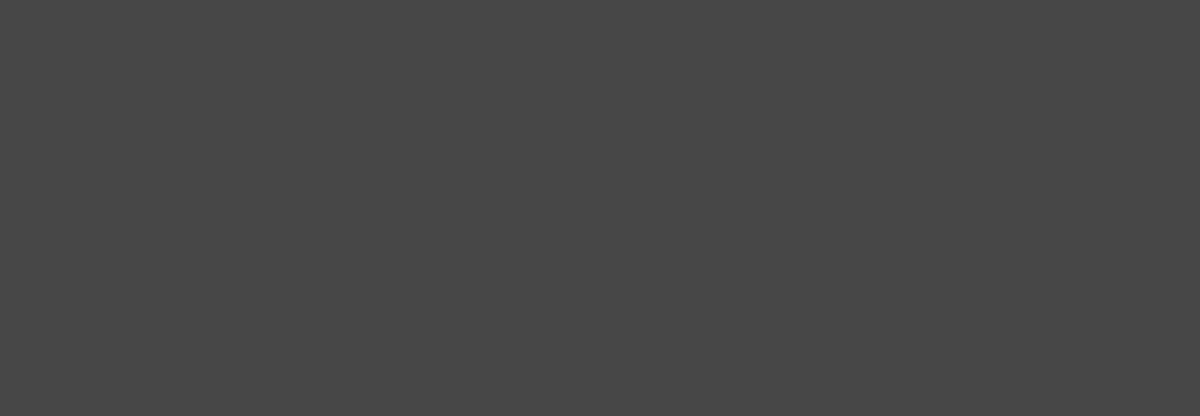
Frame 1 (no input)
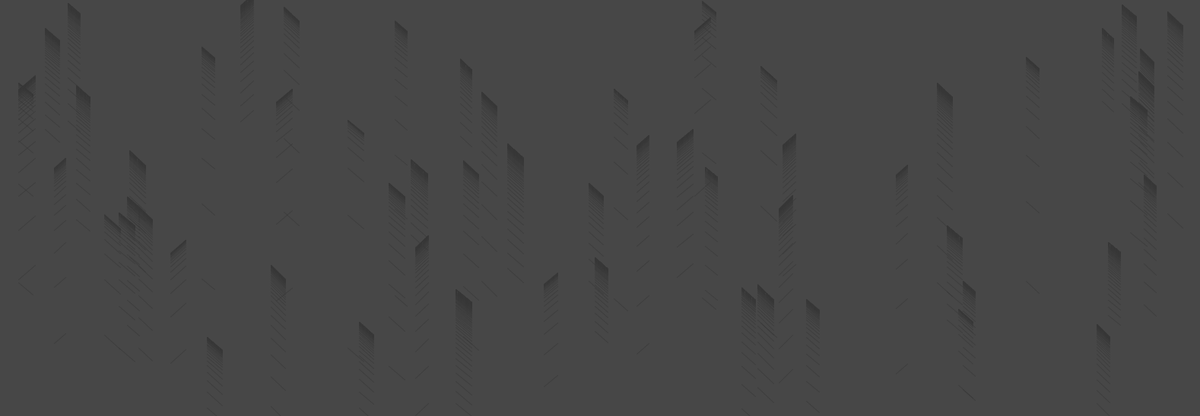
Frame 60 (the mouse pressed at the canvas centre just before this capture)
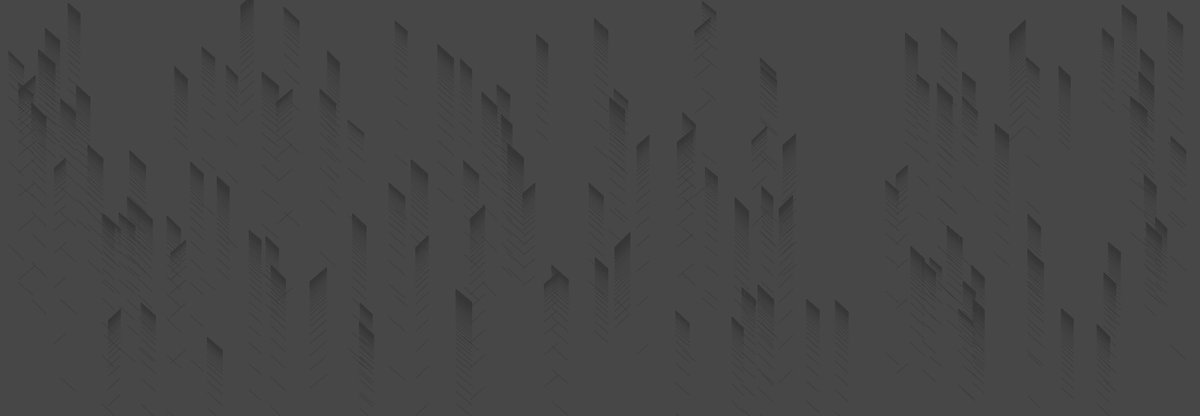
Frame 120 (the mouse held since frame 60 and released just before this capture)

The Processing sketch that drew these frames (run headless with seeded random() and noise(); from frame 60 on, the mouse is pressed at the canvas centre):

// Processing sketch: codi
// ── codi.pde
int colors[] = {#474747, #363636, #A8A7A7, #CC527A, #E8175D};

color c1 = colors[0];
color c2 = colors[1];
color c3 = colors[2];
color c4 = colors[3];
color c5 = colors[4];

int numcc = 1;

int midaw = 15;
int midah = 15;
float gruix = 1;
float posX, posY;
float angle = random(40,45);
int signeangle = 1;

// pareto distribution
float alfa = 2;
float xm = random(0.2,2);
float x = xm;
float salt = 0.12;
float num, denom, fx;
float fx0;

boolean brects = true;

void setup() {
  size(1578,548); // 789.94 x 274.32 cm = 9' x 25'11"
  background(colors[0]);
}

void draw() {
  while(fx > 0.01){
    //println("dins while at " + frameCount + "fx " + fx);
    pushMatrix();
    translate(posX,posY);
    float num = (alfa*pow(xm,alfa));
    float denom = pow(x,alfa+1);
    fx = num/denom;
    //println("fx: " + fx);
    x = x + salt;
    
    pushMatrix();
    translate(0,midah*fx);
    rotate(radians(angle));
    gruix = map(fx, 2,0, 4,1);
    //fill(colors[numcc],150);
    //noStroke();
    //line4(0,0, midaw,0, gruix);
    //stroke(lerpColor(colors[numcc],colors[(numcc+1)%5],map(fx,0,fx0,0.,1.)),150);
    stroke(colors[numcc], 150);
    line(0,0, midaw,0);
    popMatrix();
    
    popMatrix();
  }
  if(brects) nouRect(random(0,width-midaw), random(0,height-midah)); 
}

void mousePressed(){
  if(mouseButton == LEFT){
    nouRect(mouseX,mouseY);
  }
  if(mouseButton == RIGHT){
    fill(colors[numcc],150);
    nouCercle(mouseX,mouseY);
  }
}

void keyPressed() {
  if (key == 'p') noLoop();
  else if (key == 'l') loop();
  else if (key == '+') desplacaColorsEndavant();
  else if (key == '-') desplacaColorsEnrera();
  else if (key == ' ') {
    pantallazo();
  }
  else if(key == 'b'){
    background(colors[0]);
  }
  else if(key == '0'){
    // efectePaperSVG(80);
    brects = !brects;
  }
  else if(key == 'n'){
    numcc++;
    if(numcc > 4) numcc = 0;
  }
}

void desplacaColorsEndavant(){
  color cc = c1;
  c1 = c2;
  c2 = c3;
  c3 = c4;
  c4 = c5;
  c5 = cc; 
  colors[0] = c1;
  colors[1] = c2;
  colors[2] = c3;
  colors[3] = c4;
  colors[4] = c5;
}

void desplacaColorsEnrera(){
  color cc = c5;
  c5 = c4;
  c4 = c3;
  c3 = c2;
  c2 = c1;
  c1 = cc;
  colors[0] = c1;
  colors[1] = c2;
  colors[2] = c3;
  colors[3] = c4;
  colors[4] = c5;
}

void pantallazo(){
  String d = year() + "_" + nf(month(),2) + "_"  + nf(day(),2) + "_";
  d = d + nf(hour(),2) + "_"  + nf(minute(),2) + "_"  + nf(second(),2);
  
  String filename = "./../captures/mural" + d + ".png";
  println("  --- pantallazo capturat");
  save(filename);
}
void nouRect(float px, float py){
  //println("nouRect");
  midaw = (int)random(20,30);
  midah = (int)random(70,140);
  posX = px;
  posY = py;
  
  xm = random(0.2,2);
  x = xm;
  salt = random(0.06, 0.12);
  
  if(random(1) > 0.82) signeangle = -1;
  else signeangle = 1;
  angle = signeangle*random(40,45);
  
  //numcc++;
  if(numcc > 4) numcc = 0;
  
  fx = 9999;
  float num = (alfa*pow(xm,alfa));
  float denom = pow(x,alfa+1);
  fx0 = num/denom;
}

void nouCercle(float px, float py){
  /*pushMatrix();
  translate(px,py);
  rotate(radians(random(40,45)));
  line4(0,0, midaw,0, 4);
  cercle4(lerp(0,midaw,0.5),0, 4, 6);
  popMatrix();
  */
  pushMatrix();
  translate(px,py);
  rotate(radians(random(40,45)));
  stroke(colors[numcc],150);
  line(-midaw*0.5,0, midaw*0.5,0);
  fill(c1);
  stroke(colors[numcc],150);
  circle(0,0,2*4);
  popMatrix();
}

void line4(float x1, float y1, float x2, float y2, float weight){
  for (int i=0; i<weight*100; i++) {
    float theta = random(TWO_PI);
    float nx1 = x1 + random(weight / 2) * cos(theta);
    float ny1 = y1 + random(weight / 2) * sin(theta);
    float nx2 = x2 + random(weight / 2) * cos(theta);
    float ny2 = y2 + random(weight / 2) * sin(theta);
    float lval = random(1);
    ellipse(lerp(nx1, nx2, lval), lerp(ny1, ny2, lval), 0.5, 0.5);
  }
}

void cercle4(float x, float y, float r, float weight){
  noStroke();
  fill(c1);
  circle(x,y,2*r);
  fill(colors[numcc],150);
  for (int i=0; i<weight*40; i++) {
    float theta = random(TWO_PI);
    float nx1 = x + (r + random(weight/2)) * cos(theta);
    float ny1 = y + (r + random(weight/2)) * sin(theta);
    float nx2 = x + (r + random(weight/2)) * cos(theta);
    float ny2 = y + (r + random(weight/2)) * sin(theta);
    float lval = random(1);
    ellipse(lerp(nx1, nx2, lval), lerp(ny1, ny2, lval), 0.5, 0.5);
  }
}
